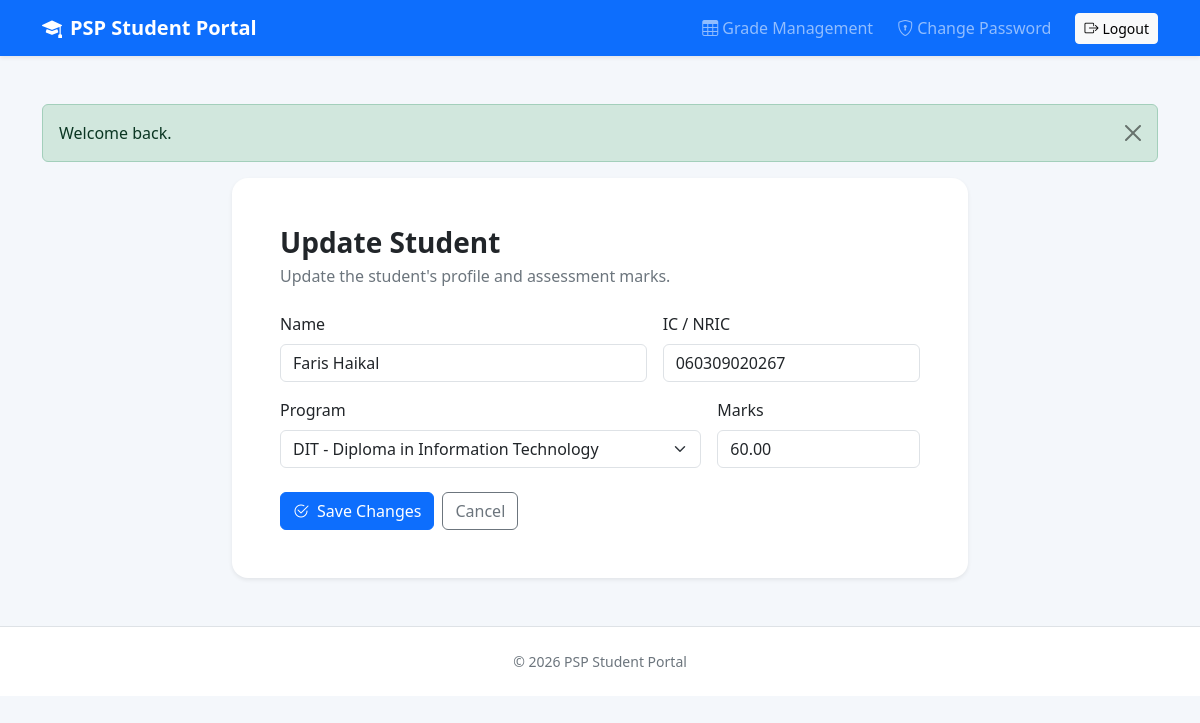
Screenshot of /index.php?page=student-edit&id=4 (signed in) with the database file from the repository.
### tables this page shows
CREATE TABLE `students` (
  `id` int(10) UNSIGNED NOT NULL,
  `user_id` int(10) UNSIGNED NOT NULL,
  `name` varchar(100) NOT NULL,
  `program_id` int(10) UNSIGNED NOT NULL,
  `marks` decimal(5,2) NOT NULL DEFAULT 0.00,
  `profile_picture` varchar(255) DEFAULT NULL,
  `created_at` timestamp NOT NULL DEFAULT current_timestamp(),
  `updated_at` timestamp NOT NULL DEFAULT current_timestamp() ON UPDATE current_timestamp()
);

CREATE TABLE `users` (
  `id` int(10) UNSIGNED NOT NULL,
  `nric` varchar(12) NOT NULL,
  `password_hash` varchar(255) NOT NULL,
  `role` enum('admin','student') NOT NULL DEFAULT 'student',
  `must_change_password` tinyint(1) NOT NULL DEFAULT 0,
  `created_at` timestamp NOT NULL DEFAULT current_timestamp(),
  `updated_at` timestamp NOT NULL DEFAULT current_timestamp() ON UPDATE current_timestamp()
);

CREATE TABLE `programs` (
  `id` int(10) UNSIGNED NOT NULL,
  `code` varchar(20) NOT NULL,
  `name` varchar(120) NOT NULL
);

### app/Controllers/StudentController.php (called while the page is built, shortened)
<?php
final class StudentController
{
    public function edit(): void
    {
        $id = filter_input(
            INPUT_GET,
            'id',
            FILTER_VALIDATE_INT
        );
        $student = $id
            ? Student::find((int) $id)
            : null;
        $programs = Program::all();
        require __DIR__
            . '/../Views/students/edit.php';
    }
}

### index.php (called while the page is built, shortened)
<?php
spl_autoload_register(function (string $class): void {
    $prefix = 'App\\';
    $relative = substr($class, strlen($prefix));
    $file = __DIR__ . '/app/' . str_replace('\\', '/', $relative) . '.php';
});
require __DIR__ . '/app/Helpers/common.php';
$page = $_GET['page'] ?? (is_logged_in() ? ($_SESSION['role'] === 'admin' ? 'students' : 'profile') : 'login');
$routes = [
    'login' => [AuthController::class, 'showLogin', 'GET'],
    'login-submit' => [AuthController::class, 'login', 'POST'],
    'logout' => [AuthController::class, 'logout', 'POST'],
    'profile' => [ProfileController::class, 'show', 'GET'],
    'profile-upload' => [ProfileController::class, 'upload', 'POST'],
    'change-password' => [PasswordController::class, 'edit', 'GET'],
    'password-update' => [PasswordController::class, 'update', 'POST'],
    'students' => [StudentController::class, 'index', 'GET'],
    'student-create' => [StudentController::class, 'create', 'GET'],
    'student-store' => [StudentController::class, 'store', 'POST'],
    'student-edit' => [StudentController::class, 'edit', 'GET'],
    'student-update' => [StudentController::class, 'update', 'POST'],
    'student-delete' => [StudentController::class, 'destroy', 'POST'],
];
[$controllerClass, $method, $httpMethod] = $routes[$page];
$controller = new $controllerClass();
$controller->$method();

### app/Helpers/common.php (called while the page is built, shortened)
<?php
function e(?string $value): string
{
    return htmlspecialchars((string) $value, ENT_QUOTES, 'UTF-8');
}
function url(string $page, array $params = []): string
{
    return 'index.php?' . http_build_query(array_merge(['page' => $page], $params));
}

### config/database.php (called while the page is built)
<?php
return [
    'host' => 'localhost',
    'database' => 'psp_student_portal',
    'username' => 'root',
    'password' => '',
    'charset' => 'utf8mb4',
];

### app/Core/Database.php (called while the page is built, shortened)
<?php
final class Database
{
    private static ?PDO $connection = null;
    public static function connection(): PDO
    {
        if (self::$connection instanceof PDO) {
            return self::$connection;
        }
        $config = require __DIR__ . '/../../config/database.php';
        $dsn = sprintf(
            'mysql:host=%s;dbname=%s;charset=%s',
            $config['host'],
            $config['database'],
            $config['charset']
        );
        try {
            self::$connection = new PDO($dsn, $config['username'], $config['password'], [
                PDO::ATTR_ERRMODE => PDO::ERRMODE_EXCEPTION,
                PDO::ATTR_DEFAULT_FETCH_MODE => PDO::FETCH_ASSOC,
                PDO::ATTR_EMULATE_PREPARES => false,
            ]);
        } catch (PDOException $e) {
            http_response_code(500);
            exit('Unable to connect to the database. Please try again later.');
        }
        return self::$connection;
    }
}

### app/Models/Student.php (called while the page is built, shortened)
<?php
final class Student
{
    public static function find(int $id): ?array
    {
        $sql = 'SELECT
                    s.id,
                    s.user_id,
                    s.name,
                    s.program_id,
                    u.nric,
                    s.marks,
                    s.profile_picture
                FROM students s
                INNER JOIN users u ON u.id = s.user_id
                WHERE s.id = :id
                LIMIT 1';
        $stmt = Database::connection()->prepare($sql);
        $stmt->execute([
            'id' => $id
        ]);
        $row = $stmt->fetch();
        return $row ?: null;
    }
}

### app/Models/Program.php (called while the page is built, shortened)
<?php
final class Program
{
    public static function all(): array
    {
        $stmt = Database::connection()->prepare('SELECT id, code, name FROM programs ORDER BY code');
        $stmt->execute();
        return $stmt->fetchAll();
    }
}

### app/Views/students/edit.php (the view, shortened to what this page needs)
<?php require __DIR__ . '/../layouts/header.php'; ?>
<?php
$nameValue = $_SESSION['old']['name'] ?? $student['name'];
$nricValue = $_SESSION['old']['nric'] ?? $student['nric'];
$programValue = $_SESSION['old']['program_id'] ?? $student['program_id'];
$marksValue = $_SESSION['old']['marks'] ?? $student['marks'];
?>
<div class="row justify-content-center">
    <div class="col-lg-8">
        <div class="card border-0 shadow-sm portal-card">
            <div class="card-body p-4 p-md-5">
                <h1 class="h3 fw-bold mb-1">Update Student</h1>
                <p class="text-secondary mb-4">Update the student's profile and assessment marks.</p>
                <form method="post" action="<?= url('student-update') ?>" class="needs-validation" novalidate>
                    <div class="row g-3">
                        <div class="col-md-7">
                            <label class="form-label" for="name">Name</label>
                            <input class="form-control" id="name" name="name" minlength="2" maxlength="100" required value="<?= e($nameValue) ?>">
                        </div>
                        <div class="col-md-5">
                            <label class="form-label" for="nric">IC / NRIC</label>
                            <input class="form-control" id="nric" name="nric" pattern="[0-9]{12}" maxlength="12" inputmode="numeric" required value="<?= e($nricValue) ?>">
                        </div>
                        <div class="col-md-8">
                            <label class="form-label" for="program_id">Program</label>
                            <select class="form-select" id="program_id" name="program_id" required>
                                <?php foreach ($programs as $program): ?>
                                    <option value="<?= (int) $program['id'] ?>" <?= (string)$programValue === (string)$program['id'] ? 'selected' : '' ?>><?= e($program['code'] . ' - ' . $program['name']) ?></option>
                                <?php endforeach; ?>
                            </select>
                        </div>
                        <div class="col-md-4">
                            <label class="form-label" for="marks">Marks</label>
                            <input class="form-control" type="number" step="0.01" min="0" max="100" id="marks" name="marks" required value="<?= e((string)$marksValue) ?>">
                        </div>
                    </div>
                    <div class="d-flex gap-2 mt-4">
                        <button class="btn btn-primary" type="submit"><i class="bi bi-check2-circle me-2"></i>Save Changes</button>
                        <a class="btn btn-outline-secondary" href="<?= url('students') ?>">Cancel</a>
                    </div>
                </form>
            </div>
        </div>
    </div>
</div>
<?php clear_old(); require __DIR__ . '/../layouts/footer.php'; ?>

### public/assets/css/style.css (style rules this page uses)
:root { --portal-bg: #f4f7fb; }
html, body { min-height: 100%; }
body { background: var(--portal-bg); display: flex; flex-direction: column; color: #1f2937; }
.portal-card { border-radius: 1rem; overflow: hidden; }

### rows the page displays
students: name "Faris Haikal", nric "060309020267", program_id "DIT - Diploma in Information Technology", marks "60.00"

### other values shown
$flash['message'] "Welcome back."
